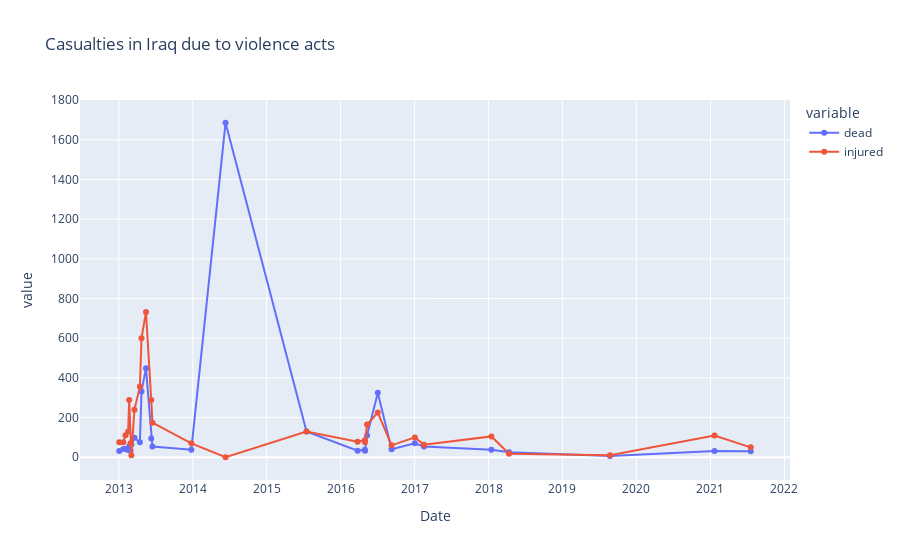

Notebook code for this chart:
### Code cell
fig = px.line(df, x="Date", y=df.columns[4:6], title="Casualties in Iraq due to violence acts")
fig.update_traces(mode="markers+lines", hovertemplate=None)
fig.update_layout(hovermode="x")
fig.show()

### Figure 1 — Plotly figure (JSON) as saved in the notebook; plotly's stock layout.template omitted (floating-point values rounded to 4 significant figures)
{"data": [{"legendgroup": "dead", "line": {"color": "#636efa", "dash": "solid"}, "marker": {"symbol": "circle"}, "mode": "markers+lines", "name": "dead", "orientation": "v", "showlegend": true, "type": "scatter", "x": ["2013-01-03", "2013-01-23", "2013-02-03", "2013-02-16", "2013-02-21", "2013-02-28", "2013-03-04", "2013-03-19", "2013-04-15", "2013-04-23", "2013-05-15", "2013-06-10", "2013-06-16", "2013-12-25", "2014-06-12", "2015-07-17", "2016-03-25", "2016-04-30", "2016-05-01", "2016-05-11", "2016-07-03", "2016-09-09", "2017-01-02", "2017-02-16", "2018-01-15", "2018-04-12", "2019-08-24", "2021-01-21", "2021-07-19"], "xaxis": "x", "y": [32, 42, 42, 37, 55, 34, 64, 98, 75, 331, 449, 94, 54, 38, 1686, 130, 33, 38, 33, 110, 325, 40, 70, 54, 38, 25, 6, 32, 30], "yaxis": "y"}, {"legendgroup": "injured", "line": {"color": "#EF553B", "dash": "solid"}, "marker": {"symbol": "circle"}, "mode": "markers+lines", "name": "injured", "orientation": "v", "showlegend": true, "type": "scatter", "x": ["2013-01-03", "2013-01-23", "2013-02-03", "2013-02-16", "2013-02-21", "2013-02-28", "2013-03-04", "2013-03-19", "2013-04-15", "2013-04-23", "2013-05-15", "2013-06-10", "2013-06-16", "2013-12-25", "2014-06-12", "2015-07-17", "2016-03-25", "2016-04-30", "2016-05-01", "2016-05-11", "2016-07-03", "2016-09-09", "2017-01-02", "2017-02-16", "2018-01-15", "2018-04-12", "2019-08-24", "2021-01-21", "2021-07-19"], "xaxis": "x", "y": [75, 75, 111, 130, 288, 70, 10, 240, 356, 600, 732, 289, 174, 70, 0, 130, 78, 86, 75, 165, 225, 60, 100, 63, 105, 18, 10, 110, 50], "yaxis": "y"}], "layout": {"hovermode": "x", "legend": {"title": {"text": "variable"}, "tracegroupgap": 0}, "title": {"text": "Casualties in Iraq due to violence acts"}, "xaxis": {"anchor": "y", "domain": [0, 1], "title": {"text": "Date"}}, "yaxis": {"anchor": "x", "domain": [0, 1], "title": {"text": "value"}}}}
